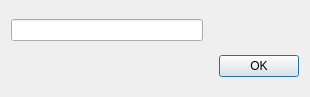
<?xml version="1.0" encoding="UTF-8"?>
<ui version="4.0">
 <class>ABLoopPosWnd</class>
 <widget class="QDialog" name="ABLoopPosWnd">
  <property name="geometry">
   <rect>
    <x>0</x>
    <y>0</y>
    <width>310</width>
    <height>97</height>
   </rect>
  </property>
  <property name="windowTitle">
   <string>AB Loop Pos Setting</string>
  </property>
  <layout class="QVBoxLayout" name="verticalLayout" stretch="0,0">
   <item>
    <layout class="QHBoxLayout" name="horizontalLayout" stretch="2,1">
     <item>
      <widget class="QLineEdit" name="m_edit"/>
     </item>
     <item>
      <spacer name="horizontalSpacer">
       <property name="orientation">
        <enum>Qt::Horizontal</enum>
       </property>
       <property name="sizeHint" stdset="0">
        <size>
         <width>40</width>
         <height>20</height>
        </size>
       </property>
      </spacer>
     </item>
    </layout>
   </item>
   <item>
    <widget class="QDialogButtonBox" name="buttonBox">
     <property name="orientation">
      <enum>Qt::Horizontal</enum>
     </property>
     <property name="standardButtons">
      <set>QDialogButtonBox::Ok</set>
     </property>
    </widget>
   </item>
  </layout>
 </widget>
 <resources/>
 <connections>
  <connection>
   <sender>buttonBox</sender>
   <signal>accepted()</signal>
   <receiver>ABLoopPosWnd</receiver>
   <slot>accept()</slot>
   <hints>
    <hint type="sourcelabel">
     <x>248</x>
     <y>254</y>
    </hint>
    <hint type="destinationlabel">
     <x>157</x>
     <y>274</y>
    </hint>
   </hints>
  </connection>
  <connection>
   <sender>buttonBox</sender>
   <signal>rejected()</signal>
   <receiver>ABLoopPosWnd</receiver>
   <slot>reject()</slot>
   <hints>
    <hint type="sourcelabel">
     <x>316</x>
     <y>260</y>
    </hint>
    <hint type="destinationlabel">
     <x>286</x>
     <y>274</y>
    </hint>
   </hints>
  </connection>
 </connections>
</ui>
